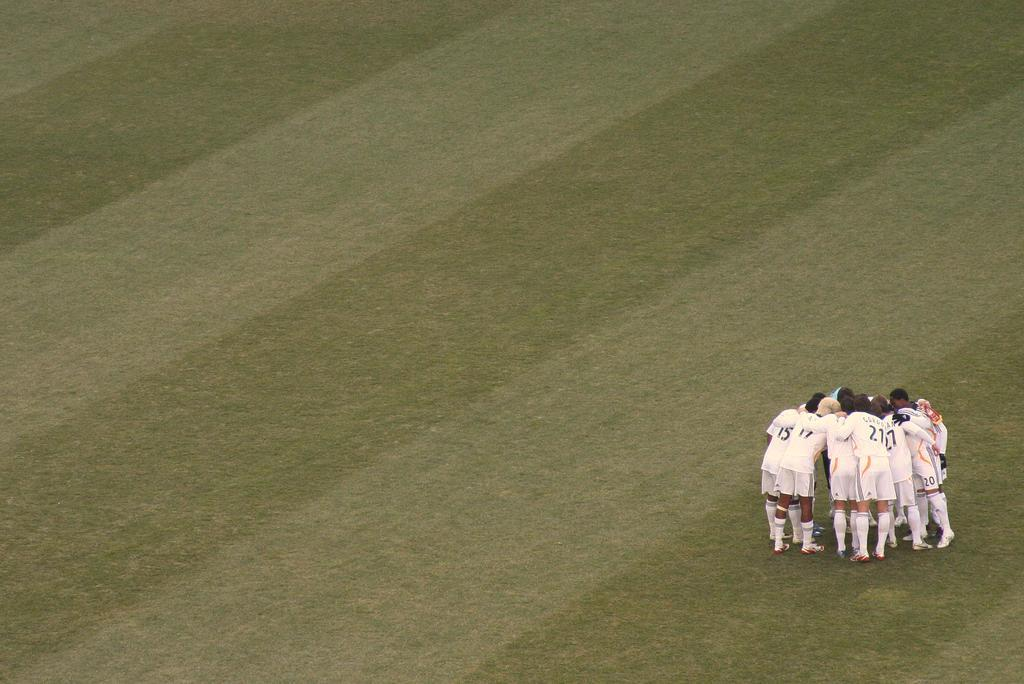
%> input picture MIT300/i104.jpg, 1024 x 684 px
$ octave gaussianSaliency.m   (GNU Octave 9; MATLAB toolbox functions it lacks are replaced by stand-ins)
%> lines starting %> are read from the running program, lines starting %| are printed output that depends on the picture
%visual saliency with gaussian
clear all;
img = imread('BenchmarkIMAGES/i104.jpg');
%> img is the input picture: size 684x1024x3 uint8; mean R, G, B 117.9, 112.2, 77.2
figure('Name','Original');
imshow(img);


lab_img = rgb2lab(img);
%> lab_img: size 684x1024x3 double; mean of channels 1, 2, 3 46.9, -3.6, 20.4


alpha = [.33,.33,.33];
a = 1;

%mu = [mean(lab_img(700:750,1:250,1)),mean(lab_img(700:750,1:250,2)),mean(lab_img(700:750,1:250,3))];
%delta = [std(lab_img(700:750,1:250,1)),std(lab_img(700:750,1:250,2)),std(lab_img(700:750,1:250,3))];
mu = [mean(mean(lab_img(:,1:275,1))),mean(mean(lab_img(:,1:275,2))),mean(mean(lab_img(:,1:275,3)))];
%> mu = [46.23 -3.59 20.49]
delta = [std(std(lab_img(:,1:275,1))),std(std(lab_img(:,1:275,2))),std(std(lab_img(:,1:275,3)))];
%> delta = [0.167 0.0949 0.0982]

contrast_img = zeros(size(lab_img, 1),size(lab_img, 2));

for r = 1:size(lab_img, 1)    % for number of rows of the image
    for c = 1:size(lab_img, 2)    % for number of columns of the image
        for cha = 1:size(lab_img, 3)   % loop of (3 RGB colors)


        contrast_img(r,c) = contrast_img(r,c) + alpha(cha)*a*exp(-1.*((lab_img(r,c,cha)- mu(cha)).^2)/(2*delta(cha)));


        end
    end
end
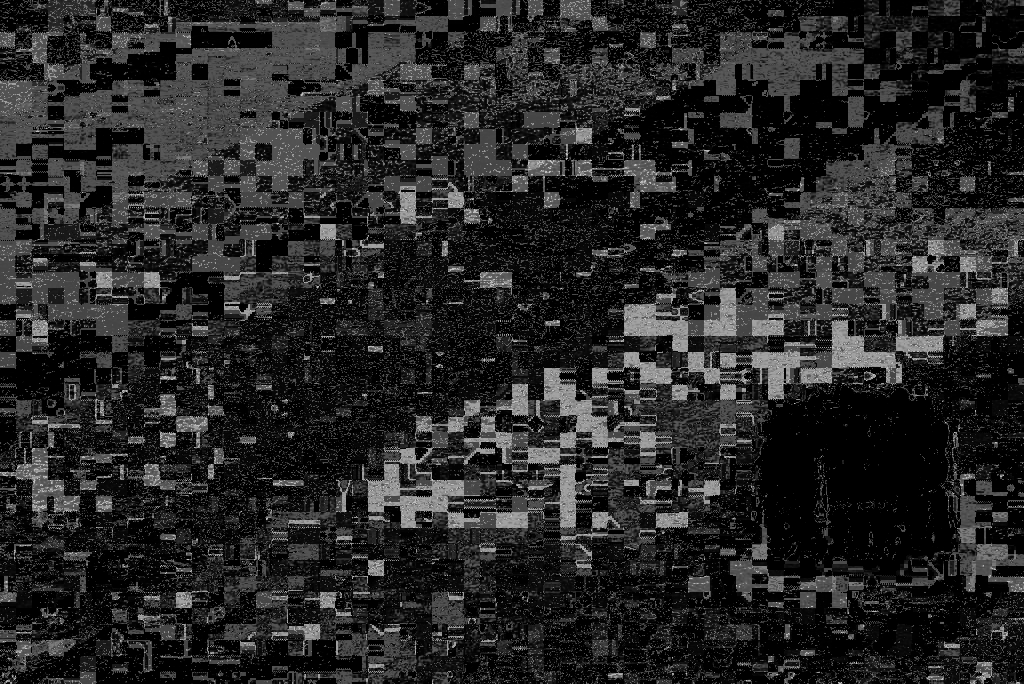
%> contrast_img: size 684x1024 double; min 0, max 0.758, mean 0.151

saliency_img = 1 - contrast_img;
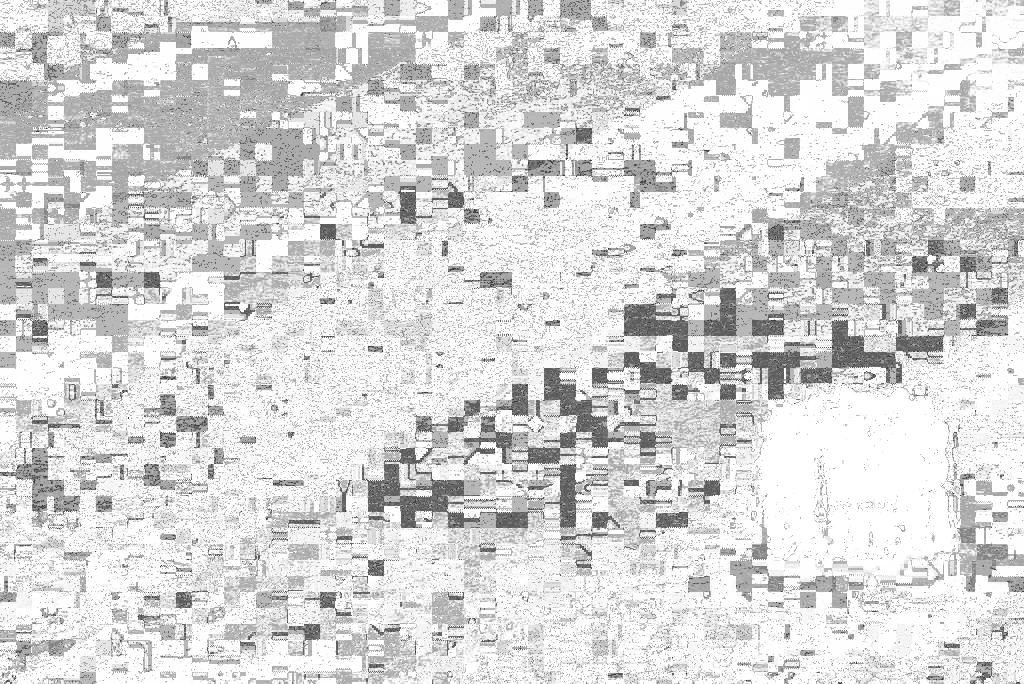
%> saliency_img: size 684x1024 double; min 0.242, max 1, mean 0.849
figure('Name','Map');
imshow(contrast_img);
